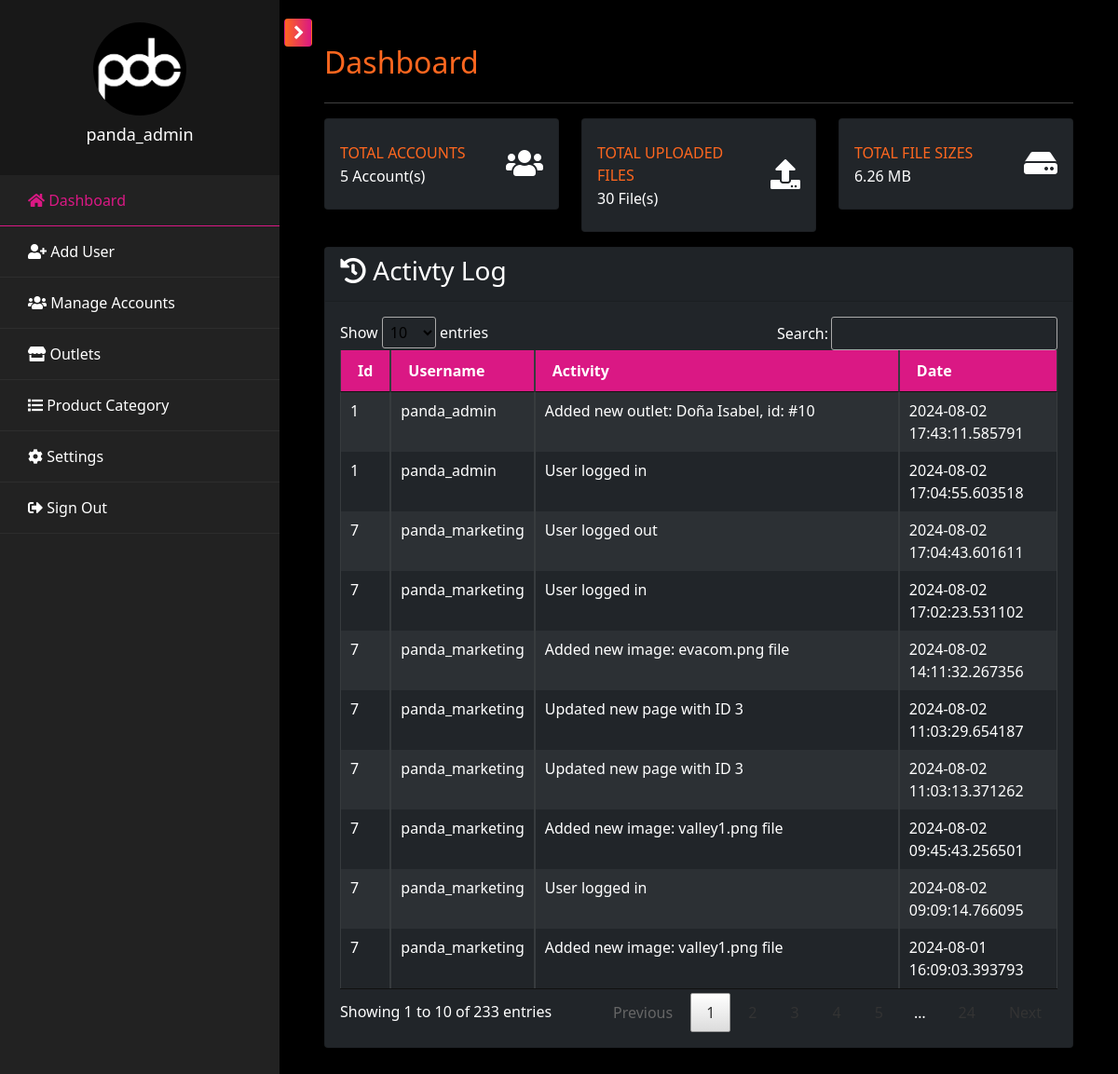
The app's page /pages/admin/admin.dashboard.php (signed in), older data.
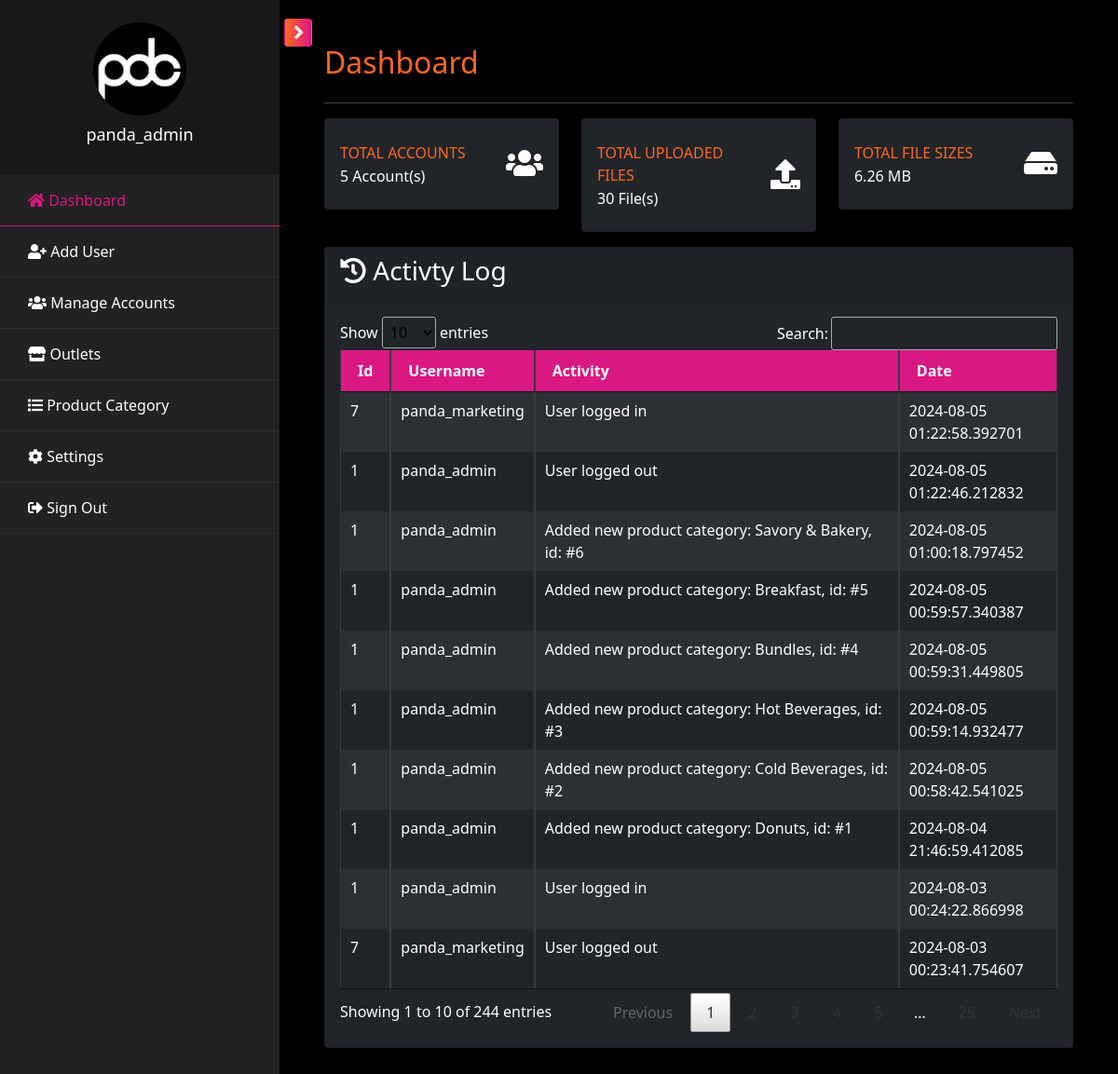
The same page, newer data.
### tables this page shows
CREATE TABLE `tbl_activity` (
  `id` int(100) NOT NULL,
  `user_id` varchar(100) NOT NULL,
  `activity` varchar(2000) NOT NULL,
  `type` varchar(100) NOT NULL,
  `date_posted` datetime(6) NOT NULL DEFAULT CURRENT_TIMESTAMP(6)
);

CREATE TABLE `tbl_user` (
  `id` int(11) NOT NULL,
  `username` varchar(100) NOT NULL,
  `password` varchar(255) NOT NULL,
  `role` enum('admin','support','dev','marketing','hr','outlet') NOT NULL,
  `branch` varchar(100) DEFAULT NULL,
  `status` enum('Active','Inactive') NOT NULL DEFAULT 'Active',
  `created` datetime(6) DEFAULT CURRENT_TIMESTAMP(6),
  `updated` datetime(6) DEFAULT CURRENT_TIMESTAMP(6) ON UPDATE CURRENT_TIMESTAMP(6)
);

### pages/admin/admin.dashboard.php (the view, shortened to what the changed rows need)
<?php include('admin.header.php'); ?>
            <div id="content" class="p-4 p-md-5 pt-5">
                <h2 class="mb-4 text-orange">Dashboard</h2>
                <div class="row">
                    <div class="col-lg-4 col-md-6 col-sm-6 col-12 mb-3">
                        <div class="card py-2 bg-dark">
                            <div class="card-body">
                                <div class="row no-gutters align-items-center">
                                    <div class="col mr-0">
                                        <div class="text-xs font-weight-bold text-orange text-uppercase mb-1">Total Accounts</div>
                                        <div class="h6 mb-0">
                                            <?php
                                                $acc_qry = "SELECT COUNT(*) FROM tbl_user WHERE status='Active'";
                                                $result = mysqli_query($conn, $acc_qry) or die(mysqli_error($db));
                                                while ($row = mysqli_fetch_array($result)) {
                                                    if($row[0] <= 0) {
                                                        echo "0";
                                                    }
                                                    else {
                                                        echo "$row[0]";
                                                    }
                                                }
                                            ?>&nbsp;Account(s)
                                        </div>
                                    </div>
                                </div>
                            </div>
                        </div>
                    </div>
                </div>
                <div class="card bg-dark">
                    <div class="card-body">
                        <div class="table-responsive">
                            <table class="table table-bordered table-striped table-dark table-sm w-100" id="al_table">
                                <thead>
                                    <tr>
                                        <th>Id</th>
                                        <th>Username</th>
                                        <th>Activity</th>
                                        <th>Date</th>
                                    </tr>
                                </thead>
                                <tbody>
                                    <?php
                                        $activity_qry = mysqli_query($conn, "SELECT a.*, u.id as userid, u.username FROM tbl_activity a INNER JOIN tbl_user u ON a.user_id = u.id ORDER BY date_posted DESC");
                                        while($rows=mysqli_fetch_array($activity_qry)){
                                    ?>
                                        <tr>
                                            <td><?php echo $rows["userid"]; ?></td>
                                            <td><?php echo $rows["username"]; ?></td>
                                            <td><?php echo $rows["activity"]; ?></td>
                                            <td><?php echo $rows["date_posted"]; ?></td>
                                        </tr>
                                    <?php } ?>
                                </tbody>
                            </table>
                        </div>
                    </div>
                </div>
            </div>
<?php include('admin.footer.php'); ?>

Row changes from the older to the newer data that the page shows:
no longer on this page (row unchanged): tbl_activity: user "1", user.username "panda_admin", activity "Added new outlet: Doña Isabel, id: #10", date_posted "2024-08-02 17:43:11.585791"
no longer on this page (row unchanged): tbl_activity: user "1", user.username "panda_admin", activity "User logged in", date_posted "2024-08-02 17:04:55.603518"
no longer on this page (row unchanged): tbl_activity: user "7", user.username "panda_marketing", activity "User logged out", date_posted "2024-08-02 17:04:43.601611"
no longer on this page (row unchanged): tbl_activity: user "7", user.username "panda_marketing", activity "User logged in", date_posted "2024-08-02 17:02:23.531102"
no longer on this page (row unchanged): tbl_activity: user "7", user.username "panda_marketing", activity "Added new image: evacom.png file", date_posted "2024-08-02 14:11:32.267356"
no longer on this page (row unchanged): tbl_activity: user "7", user.username "panda_marketing", activity "Updated new page with ID 3", date_posted "2024-08-02 11:03:29.654187"
no longer on this page (row unchanged): tbl_activity: user "7", user.username "panda_marketing", activity "Updated new page with ID 3", date_posted "2024-08-02 11:03:13.371262"
no longer on this page (row unchanged): tbl_activity: user "7", user.username "panda_marketing", activity "Added new image: valley1.png file", date_posted "2024-08-02 09:45:43.256501"
no longer on this page (row unchanged): tbl_activity: user "7", user.username "panda_marketing", activity "User logged in", date_posted "2024-08-02 09:09:14.766095"
no longer on this page (row unchanged): tbl_activity: user "7", user.username "panda_marketing", activity "Added new image: valley1.png file", date_posted "2024-08-01 16:09:03.393793"
added tbl_activity: user "7", user.username "panda_marketing", activity "User logged in", date_posted "2024-08-05 01:22:58.392701"
added tbl_activity: user "1", user.username "panda_admin", activity "User logged out", date_posted "2024-08-05 01:22:46.212832"
added tbl_activity: user "1", user.username "panda_admin", activity "Added new product category: Savory & Bakery, id: #6", date_posted "2024-08-05 01:00:18.797452"
added tbl_activity: user "1", user.username "panda_admin", activity "Added new product category: Breakfast, id: #5", date_posted "2024-08-05 00:59:57.340387"
added tbl_activity: user "1", user.username "panda_admin", activity "Added new product category: Bundles, id: #4", date_posted "2024-08-05 00:59:31.449805"
added tbl_activity: user "1", user.username "panda_admin", activity "Added new product category: Hot Beverages, id: #3", date_posted "2024-08-05 00:59:14.932477"
added tbl_activity: user "1", user.username "panda_admin", activity "Added new product category: Cold Beverages, id: #2", date_posted "2024-08-05 00:58:42.541025"
added tbl_activity: user "1", user.username "panda_admin", activity "Added new product category: Donuts, id: #1", date_posted "2024-08-04 21:46:59.412085"
added tbl_activity: user "1", user.username "panda_admin", activity "User logged in", date_posted "2024-08-03 00:24:22.866998"
added tbl_activity: user "7", user.username "panda_marketing", activity "User logged out", date_posted "2024-08-03 00:23:41.754607"
Text that changed along with them:
text written by a page script: "Show entries Search: Showing 1 to 10 of 233 entries Previous 1 …" → "Show entries Search: Showing 1 to 10 of 244 entries Previous 1 …"
